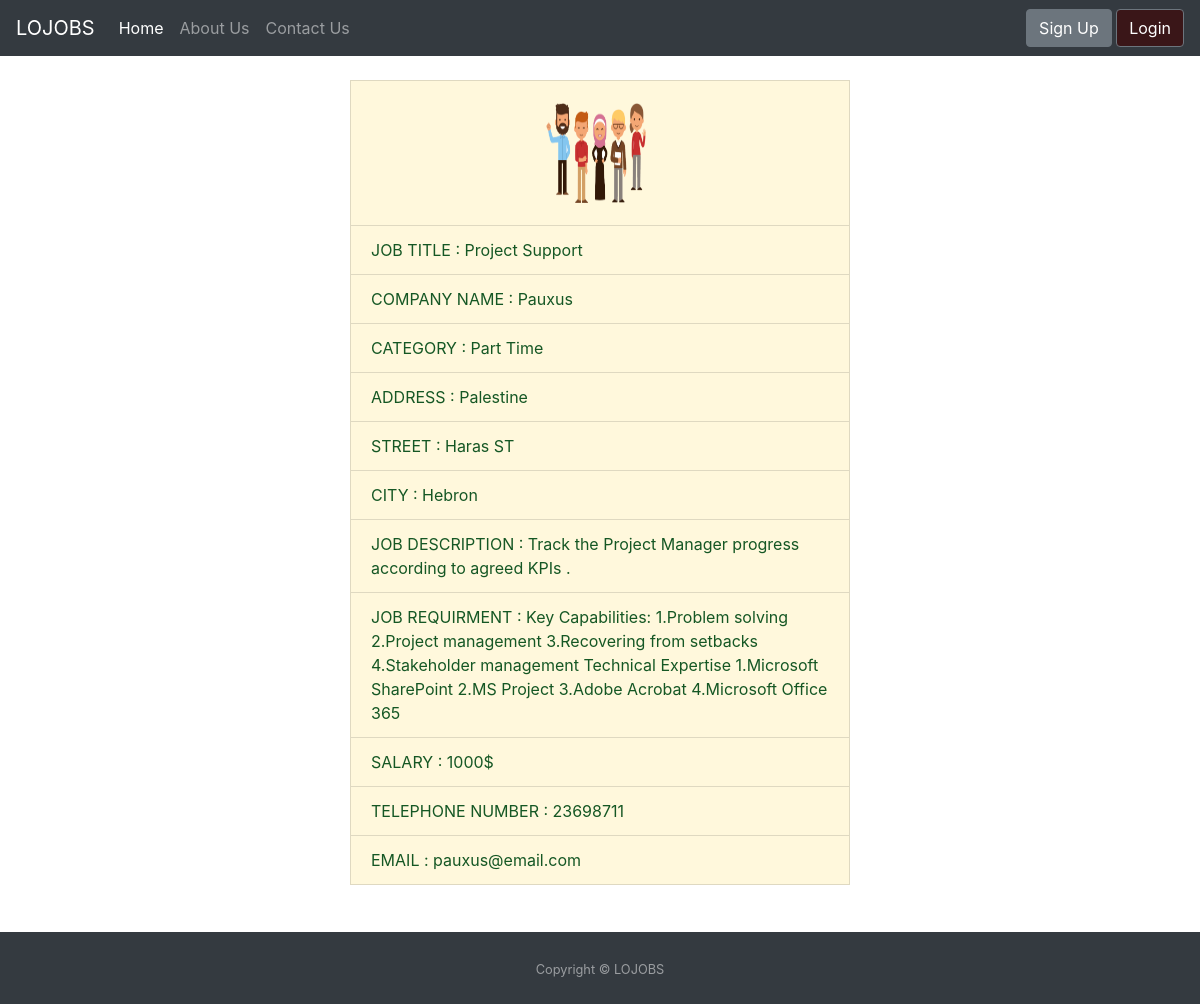
The page /detail.php?id=93 on the database its author committed.
### tables this page shows
CREATE TABLE IF NOT EXISTS `jobsoffering` (
  `id` int(8) NOT NULL AUTO_INCREMENT,
  `respons` int(1) NOT NULL DEFAULT '0',
  `image` text,
  `job_tittle` varchar(40) NOT NULL,
  `company_name` varchar(40) NOT NULL,
  `category` varchar(30) DEFAULT NULL,
  `address` varchar(40) NOT NULL,
  `street` varchar(20) NOT NULL,
  `city` varchar(20) NOT NULL,
  `job_des` text NOT NULL,
  `job_req` text NOT NULL,
  `salary` varchar(10) NOT NULL,
  `teleNo` int(10) NOT NULL,
  `email` varchar(40) NOT NULL,
  `user_id` int(8) NOT NULL,
  `accept` int(1) NOT NULL DEFAULT '0',
  `mostview` int(255) NOT NULL DEFAULT '0',
  `job_type` varchar(100) DEFAULT NULL,
  PRIMARY KEY (`id`)
);

### detail.php (the view, shortened to what this page needs)
<!DOCTYPE html>
<html lang="en">
<head>
    <link rel="stylesheet" href="https://stackpath.bootstrapcdn.com/bootstrap/4.3.1/css/bootstrap.min.css">
</head>
<body class="body">
    <nav class="navbar navbar-expand-md navbar-dark bg-dark mb-4">
        <a class="navbar-brand" href="#">LOJOBS</a>
        <div class="collapse navbar-collapse" id="navbarCollapse">
            <ul class="navbar-nav mr-auto">
                <li class="nav-item active">
                    <?php
                if(isset($_SESSION['type'])){
                    $type=$_SESSION ['type'];
                       if($type==1){
                        echo"<a class='nav-link' href='mainowner.php'>Home <span class='sr-only'>(current)</span></a>
                        <li class='nav-item'>
                        <a class='nav-link' href='jobofferform.php'>Add Offer</a>
                      </li>
                    <li class='nav-item'>
                        <a class='nav-link' href='listoffer.php'>List My All Offers</a>
                    </li>
                    <li class='nav-item'><a class='nav-link' href='#'>About Us</a></li>
                      <li class='nav-item'><a class='nav-link' href='#'>Contact Us</a></li>";
                    }
                   else {
                      echo"<a class='nav-link' href='mainuser.php'>Home <span class='sr-only'>(current)</span></a>
                      <li class='nav-item'><a class='nav-link' href='#'>About Us</a></li>
                      <li class='nav-item'><a class='nav-link' href='#'>Contact Us</a></li>";
                   }
                   }
                    else
                    {echo"<a class='nav-link' href='main.php'>Home <span class='sr-only'>(current)</span></a>
                        <li class='nav-item'><a class='nav-link' href='#'>About Us</a></li>
                        <li class='nav-item'><a class='nav-link' href='#'>Contact Us</a></li>";
                    }
                ?>
                </li>
            </ul>
        </div>
        <?php
 if(isset($_SESSION['type'])){
 $type=$_SESSION ['type'];
 if($type==1){
    echo"<form action='logout.php' style='display: inline;'>
    <button type='submit' class='btn btn-secondary'>Logout</button>
</form>";  }
   else
   if($type==0){
    echo"<form action='logout.php' style='display: inline;'>
    <button type='submit' class='btn btn-secondary'>Logout</button>
    </form>";   }
 }
 else
{
    echo"<div style='text-align: right;'>
            <form action='reg.php' style='display: inline;'>
                <button type='submit' class='btn btn-secondary'>Sign Up</button>
            </form>
            <form action='login.php' style='display: inline;'>
                <button type='submit' class='btn btn-secondary' style='background-color:#3a1618;'>Login</button>
            </form>
        </div>";
}
?>
    </nav>
    <?php
$id =$_GET['id'];
require 'connect.php';
 $query = "SELECT * FROM jobsoffering WHERE id='$id'";
 mysqli_query( $conn,"UPDATE  jobsoffering SET  mostview=mostview+1  WHERE id='$id'");
 $result = mysqli_query($conn,$query);
$row = mysqli_fetch_assoc($result);
if($row['image']== "/assets/img/")
        {
            echo "<ul class='list-group-item list-group-item-success container cs'>"."<center><img   class='mr-2 rounded' style='  padding:10px; vertical-align:center ;' src='/basic-requirements/image/default1.png' alt='' width='120px' height='120px'></center>"."</ul>";
        }
else
        {
            echo "<ul class='list-group-item list-group-item-success container cs'>"." <center><img   padding:10px; vertical-align:center ;' src='".'/basic-requirements'.$row['image']."'  alt='' width='120px' height='120px'> </center>"."</ul>";
        }
echo "<ul class='list-group-item list-group-item-success container '>"."JOB TITLE : ". "$row[job_tittle]"."</ul>";
echo "<ul class='list-group-item list-group-item-success container '>"."COMPANY NAME : ". "$row[company_name]"."</ul>";
echo"<ul class='list-group-item list-group-item-success container'>" ."CATEGORY : ". " $row[category]" ."</ul>";
echo"<ul class='list-group-item list-group-item-success container'>" ."ADDRESS : ". " $row[address]" ."</ul>";
echo"<ul class='list-group-item list-group-item-success container'>"."STREET : "." $row[street]" ."</ul>";
echo"<ul class='list-group-item list-group-item-success container'>"."CITY : " . " $row[city]" ."</ul>";
echo"<ul class='list-group-item list-group-item-success container'>" ."JOB DESCRIPTION : ". " $row[job_des]" ."</ul>";
echo"<ul class='list-group-item list-group-item-success container'>"."JOB REQUIRMENT : " . " $row[job_req]" ."</ul>";
echo"<ul class='list-group-item  list-group-item-success container'>" ."SALARY : ". " $row[salary]" ."</ul>";
echo"<ul class='list-group-item list-group-item-success  container'>" ."TELEPHONE NUMBER : ". " $row[teleNo]" ."</ul>";
echo"<ul class='list-group-item list-group-item-success container'>" ."EMAIL : ". " $row[email]" ."</ul>";
?>
        <br>
        <br>
        <footer id="sticky-footer" class="py-4 bg-dark text-white-50 ">
            <div class="container text-center">
                <small>Copyright © LOJOBS</small>
            </div>
        </footer>
</body>
</html>

### detail.php (style rules this page uses)
.container { width: 500px; }
.cs { margin-top: 20px; }
.list-group-item { background-color: cornsilk; }
.body { margin: 0px; padding: 0px; background-image: url(https://www.actioncoach.ca/wp-content/uploads/2019/03/happy-employees-1.jpg); background-size: cover; background-position: center center; background-repeat: no-repeat; background-attachment: fixed; margin: 0px; padding: 0px; }

### rows shown on the page
jobsoffering: job_tittle "Project Support", company_name "Pauxus", category "Part Time", address "Palestine", street "Haras ST", city "Hebron", job_des "Track the Project Manager progress according to agreed KPIs .", job_req "Key Capabilities: 1.Problem solving 2.Project management 3.Recovering from setbacks 4.Stakeholder management Technical Expertise 1.Microsoft SharePoint 2.MS Project 3.Adobe Acrobat 4.Microsoft Office 365", salary "1000$", teleNo "23698711", email "pauxus@email.com"
